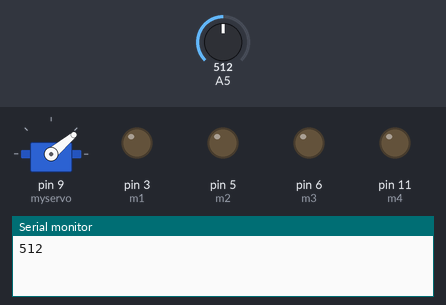
Simulated run of this sketch. Board: Arduino Uno, built with avr-gcc and run on an emulated ATmega328P. On the bench: servo, output pins drawn as LEDs (lit = HIGH), the last lines printed to the serial monitor. Inputs (shaded band) come from the test bench; at power-on: A5 = 512.

Above: at 0.05 s.
At 14.15 s:
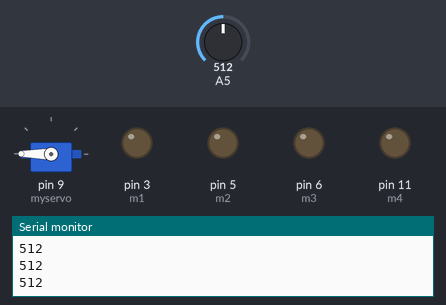
At 19.92 s:
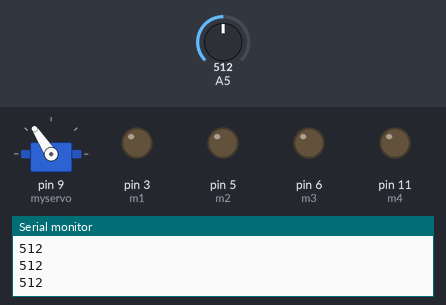
At 39.89 s:
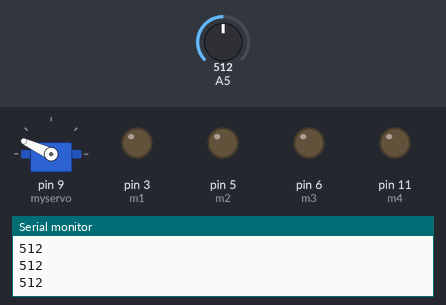
Timing chart, 0 to 40.0 s (numbered marks = the images above):
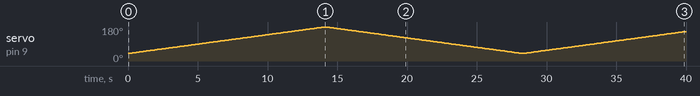

Measured:
- by itself, servo on pin 9 (myservo): 40° → 41° at 0.10 s, → 42° 0.10 s later, → 43° 0.10 s later, → 44° 0.10 s later, … (396 changes in this stretch)

The sketch:

sketch_feb17b.ino
```cpp
long distance;
int m1=3,m2=5,m3=6,m4=11;
int sml=10000;
int save;
int sped=70;
#include <Servo.h>
Servo myservo;
int dly=200;
int j,a,i=0;
int cnt=0;
int pos = 0;
int ang,ai;
int photodiode=A5;
void setup()
{
   myservo.attach(9);

  pinMode(m1,OUTPUT);
  pinMode(m2,OUTPUT);
  pinMode(m3,OUTPUT);
  pinMode(m4,OUTPUT);
  Serial.begin(9600);


}

void loop()
{
// myservo.write(pos);

   for (pos =40; pos <= 180; pos +=1)
  {
    myservo.write(pos);
  ai=analogRead(A5);
 Serial.println(ai);


/*distance=ai;       //analogRead(A5);
distance=267-ai;
//Serial.println("distnce=");
Serial.println(distance);
  delay(20);
   if(distance<sml)
   {
    sml=distance;
    save = pos;
    //Serial.println("save update");
   }
}*/
delay(100);
}
  for (pos =180; pos >= 40; pos -=1)
  {
    myservo.write(pos);
  ai=analogRead(A5);
 Serial.println(ai);


/*distance=ai;       //analogRead(A5);
distance=267-ai;
//Serial.println("distnce=");
Serial.println(distance);
  delay(20);
   if(distance<sml)
   {
    sml=distance;
    save = pos;
    //Serial.println("save update");
   }
}*/
delay(100);
}
}
/*//Serial.println("save=");
Serial.println(save);
//Serial.println("sml=");
Serial.println(sml);

myservo.write(save);
//myservo.write(120);
//delay(1000);
//myservo.write(60);
delay(1000);
adj();

sml=1000;
}
void adj()
{
  if(save<=120)
  {
    ang = 120 - save;
      //Serial.println("right side");
  analogWrite(m1,0);
  analogWrite(m2,sped);
  analogWrite(m3,sped);
 analogWrite(m4,0);

  }
  else
  {
    ang = save - 120;
      //Serial.println("right side");
  analogWrite(m1,sped);
  analogWrite(m2,0);
  analogWrite(m3,0);
  analogWrite(m4,sped);
  }
  for(i=0;i<ang;i++)
  {
    delay(5);
  }

  digitalWrite(m1,LOW);
  digitalWrite(m2,LOW);
  digitalWrite(m3,LOW);
  digitalWrite(m4,LOW);

}*/
```
